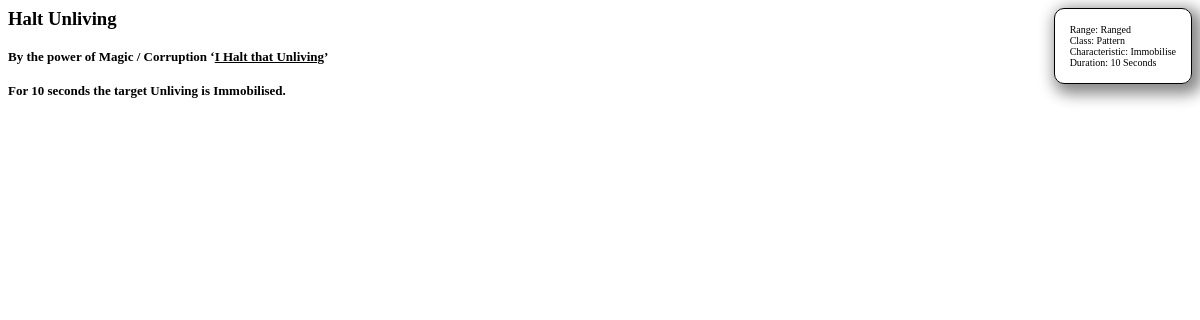
Before: /inc/spdesc.php?id=63 with the older database file.
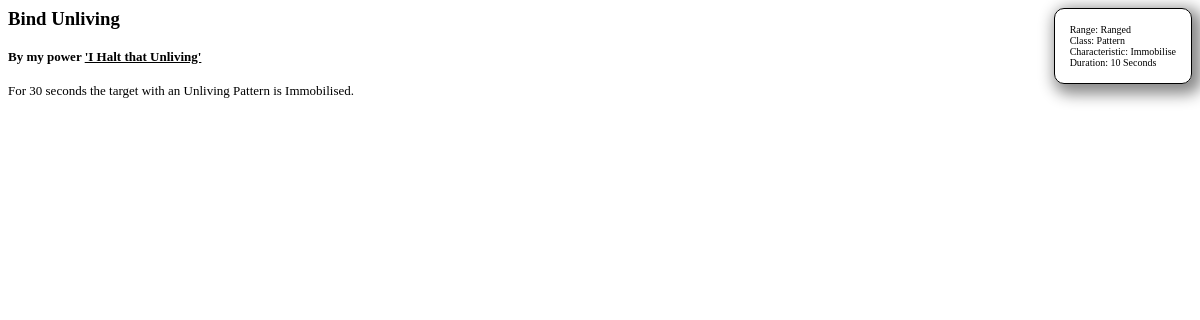
After: the same page with the newer database file.
### tables this page shows
CREATE TABLE "spell" ("id" INTEGER PRIMARY KEY  AUTOINCREMENT  NOT NULL  UNIQUE , "list" TEXT NOT NULL , "level" INTEGER, "name" TEXT, "type" TEXT, "desc" TEXT, "cast" TEXT, "update" BOOL);

### inc/spdesc.php (the view, shortened to what this page needs)
<?php
$db = new OSdb();
$list = $db->query("SELECT * FROM spell WHERE id='" . $_GET['id'] . "' ");
$row=$list->fetchArray(SQLITE3_ASSOC);
?>
<head><title><?php echo $row['name'] ?> </title></head><body>
<div style="position:static; float:right; padding:15px; margin-left:15px; margin-bottom:15px; border:1px solid black; border-radius:10px; box-shadow: 5px 5px 15px 5px #888888; font-size:x-small;">
<?php
$type = explode(",",$row['type']);
foreach ($type as $val) {
	if ($val == "rng"){ $val = "Range: Ranged"; }
	if ($val == "pat"){ $val = "Class: Pattern"; }
	if ($val == "imb"){ $val = "Characteristic: Immobilise"; }
	if ($val == "10s"){ $val = "Duration: 10 Seconds"; }
	echo $val . "<br>";
}
 ?>
</div>
<?php
echo "<h3 style=\"margin-top:0px;\">" . $row['name'] ."</h3>";
echo "<div style=\"margin-top:0px; font-size:small; font-weight:bold;\">" . $row['cast'] . "</div><br/>";
echo "<div style=\"text-align:justify;font-size:small;\">" .$row['desc'] . "</div>";
?></div>

Changed rows visible on the page:
changed spell "Range: Ranged": name "Halt Unliving" → "Bind Unliving"; cast "By the power of Magic / Corruption ‘ I Halt that Unliving ’" → "By my power 'I Halt that Unliving'"; desc "For 10 seconds the target Unliving is Immobilised." → "For 30 seconds the target with an Unliving Pattern is Immobilised."
